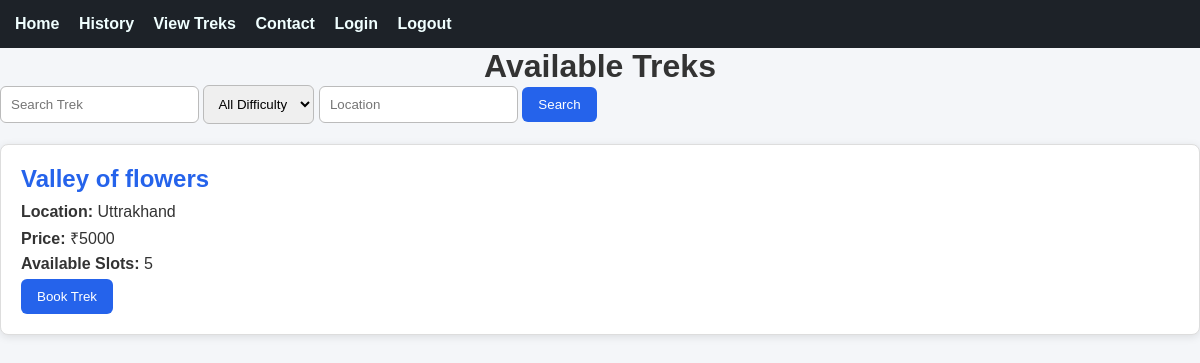
The page /view_treks on the database as committed earlier.
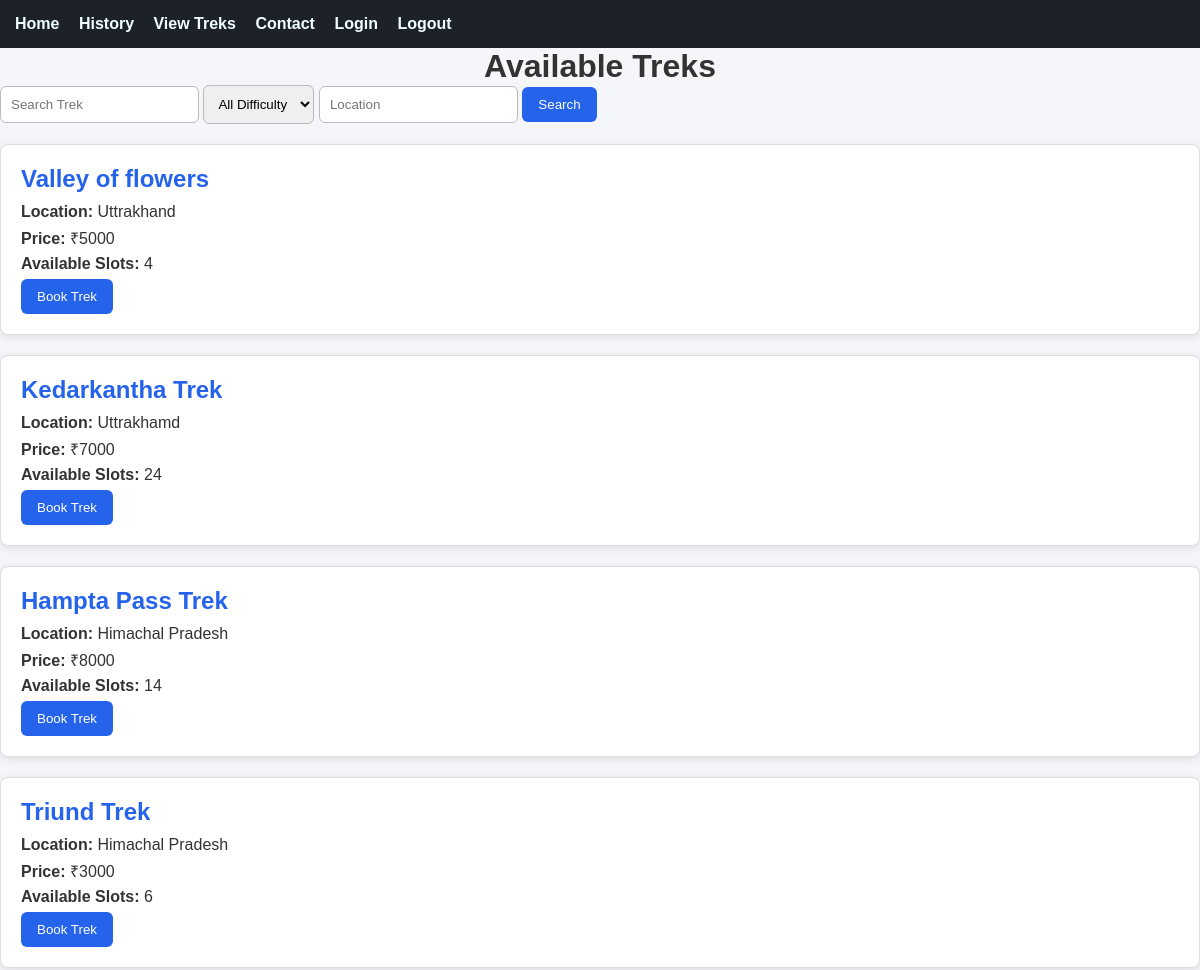
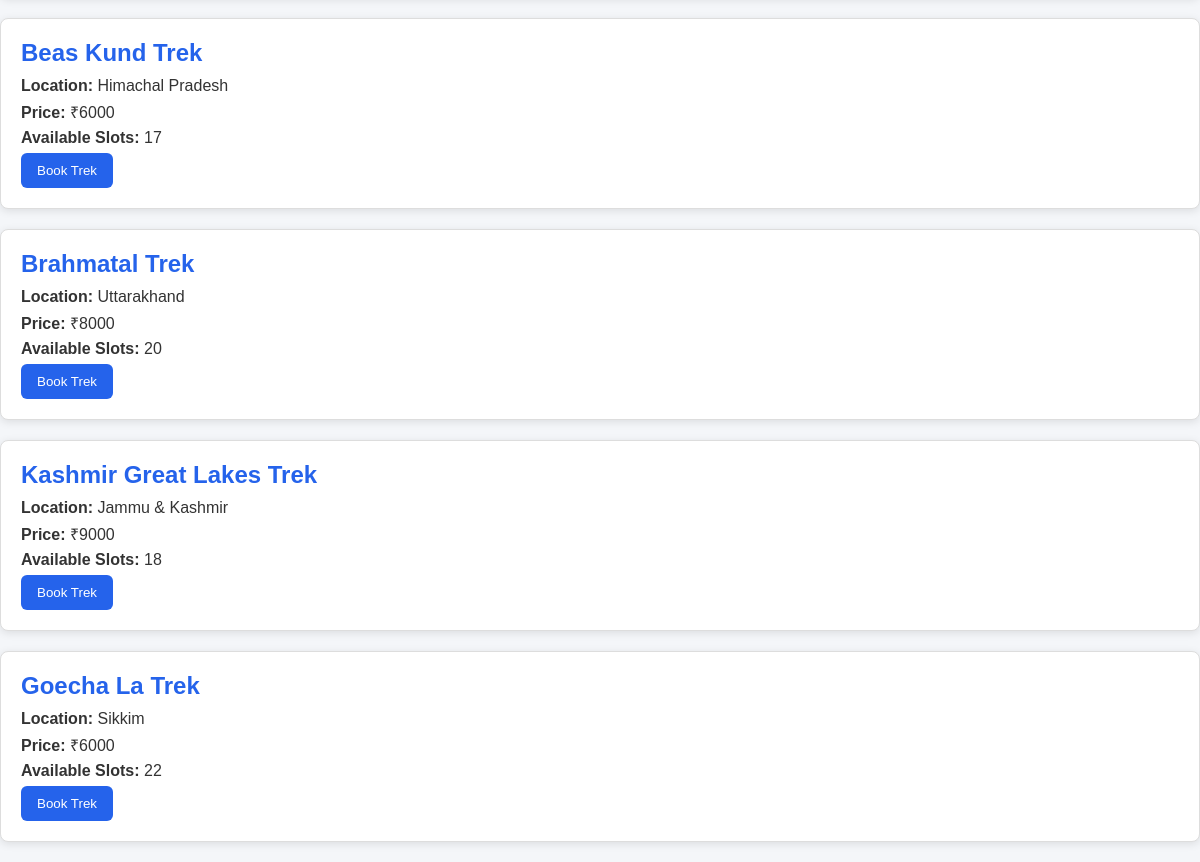
The same page on the database as committed later (2 pictures, top to bottom).
### tables this page shows
CREATE TABLE treks(
                 id INTEGER PRIMARY KEY AUTOINCREMENT,
                 name TEXT NOT NULL,
                 location TEXT NOT NULL,
                 price INTEGER NOT NULL,
                 slots INTEGER NOT NULL,
                 difficulty TEXT NOT NULL,
                 duration INTEGER NOT NULL,
                 status TEXT NOT NULL DEFAULT 'Open',
                 assigned_staffID INTEGER NOT NULL,
                 start_date DATE ,
                 end_date DATE ,
                 description TEXT ,
                 FOREIGN KEY (assigned_staffID) REFERENCES staff(id)
                 );

### app.py (the view)
@app.route("/view_treks")
def view_treks():
    conn = get_db_connnection()
    search = request.args.get("search", "")
    difficulty = request.args.get("difficulty", "")
    location = request.args.get("location", "")
    query = """
        SELECT *
        FROM treks
        WHERE status='Open'
    """
    values = []
    if search:
        query += " AND name LIKE ?"
        values.append("%" + search + "%")
    if difficulty:
        query += " AND difficulty = ?"
        values.append(difficulty)
    if location:
        query += " AND location LIKE ?"
        values.append("%" + location + "%")
    treks = conn.execute(query, values).fetchall()
    conn.close()
    return render_template( "view_treks.html",treks=treks)

### app.py (called while the page is built)
def get_db_connnection():
    conn = sqlite3.connect("database.db")
    conn.row_factory =sqlite3.Row
    return conn

### templates/view_treks.html (shortened to what this page needs)
{% extends "base.html" %}
{% block content %}
<h1 style="text-align:center;">Available Treks</h1>
<form method="GET" action="/view_treks" class="search-form">
    <input type="text" name="search" placeholder="Search Trek">
    <select name="difficulty">
        <option value="">All Difficulty</option>
    </select>
    <input type="text" name="location" placeholder="Location">
    <button type="submit" class="sbtn">
        Search
    </button>
</form>
{% for trek in treks %}
<div class="trek-card">
    <h2>{{ trek["name"] }}</h2>
    <p><b>Location:</b> {{ trek["location"] }}</p>
    <p><b>Price:</b> ₹{{ trek["price"] }}</p>
    <p><b>Available Slots:</b> {{ trek["slots"] }}</p>
    <form action="/book/{{ trek['id'] }}" method="POST">
        {% if trek["slots"] > 0 %}
            <button type="submit" class="sbtn">
                Book Trek
            </button>
        {% else %}
            <p style="color:red;"><b>Full</b></p>
        {% endif %}
    </form>
</div>
{% endfor %}
{% endblock %}

### templates/base.html (shortened to what this page needs)
<!DOCTYPE html>
<html lang="en">
<head>
    <link rel="stylesheet" href="{{ url_for("static", filename='css/style.css') }}">
</head>
<body>
    <nav style="background: #1D2228; padding: 15px;">
        <a href="/" style="color: azure; margin-right: 15px;">Home</a>
        <a href="/my_bookings" style="color: azure; margin-right: 15px;">History</a>
        <a href="/view_treks" style="color: azure; margin-right: 15px;">View Treks</a>
        <a href="/contact" style="color: azure; margin-right: 15px;">Contact</a>
        <a href="/login" style="color: azure; margin-right: 15px;">Login</a>
        <a href="/logout" style="color: azure; margin-right: 15px;">Logout</a>
    </nav>
    {% block content %}
    {% endblock %}
</body>
</html>

### static/css/style.css (style rules this page uses)
* { margin:0; padding:0; box-sizing:border-box; }
body { font-family:Arial, Helvetica, sans-serif; background:#f4f6f9; color:#333; }
nav { background:#1D2228; padding:15px; }
nav a { color:white; text-decoration:none; margin-right:20px; font-weight:bold; }
#form_div button, .sbtn { background:#2563eb; color:white; border:none; padding:10px 16px; border-radius:6px; cursor:pointer; text-decoration:none; }
input, select, textarea { padding:10px; border:1px solid #bbb; border-radius:6px; }
.trek-card { background:white; border:1px solid #ddd; border-radius:8px; padding:20px; margin:20px 0; box-shadow:0 2px 8px rgba(0,0,0,.1); }
.trek-card h2 { color:#2563eb; margin-bottom:10px; }
.trek-card p { margin:6px 0; }

Rows that differ between the two databases and show on the page:
changed treks "Valley of flowers": slots "5" → "4"
added treks: name "Kedarkantha Trek", location "Uttrakhamd", price "7000", slots "24", shows "Book Trek"
added treks: name "Hampta Pass Trek", location "Himachal Pradesh", price "8000", slots "14", shows "Book Trek"
added treks: name "Triund Trek", location "Himachal Pradesh", price "3000", slots "6", shows "Book Trek"
added treks: name "Beas Kund Trek", location "Himachal Pradesh", price "6000", slots "17", shows "Book Trek"
added treks: name "Brahmatal Trek", location "Uttarakhand", price "8000", slots "20", shows "Book Trek"
added treks: name "Kashmir Great Lakes Trek", location "Jammu & Kashmir", price "9000", slots "18", shows "Book Trek"
added treks: name "Goecha La Trek", location "Sikkim", price "6000", slots "22", shows "Book Trek"
